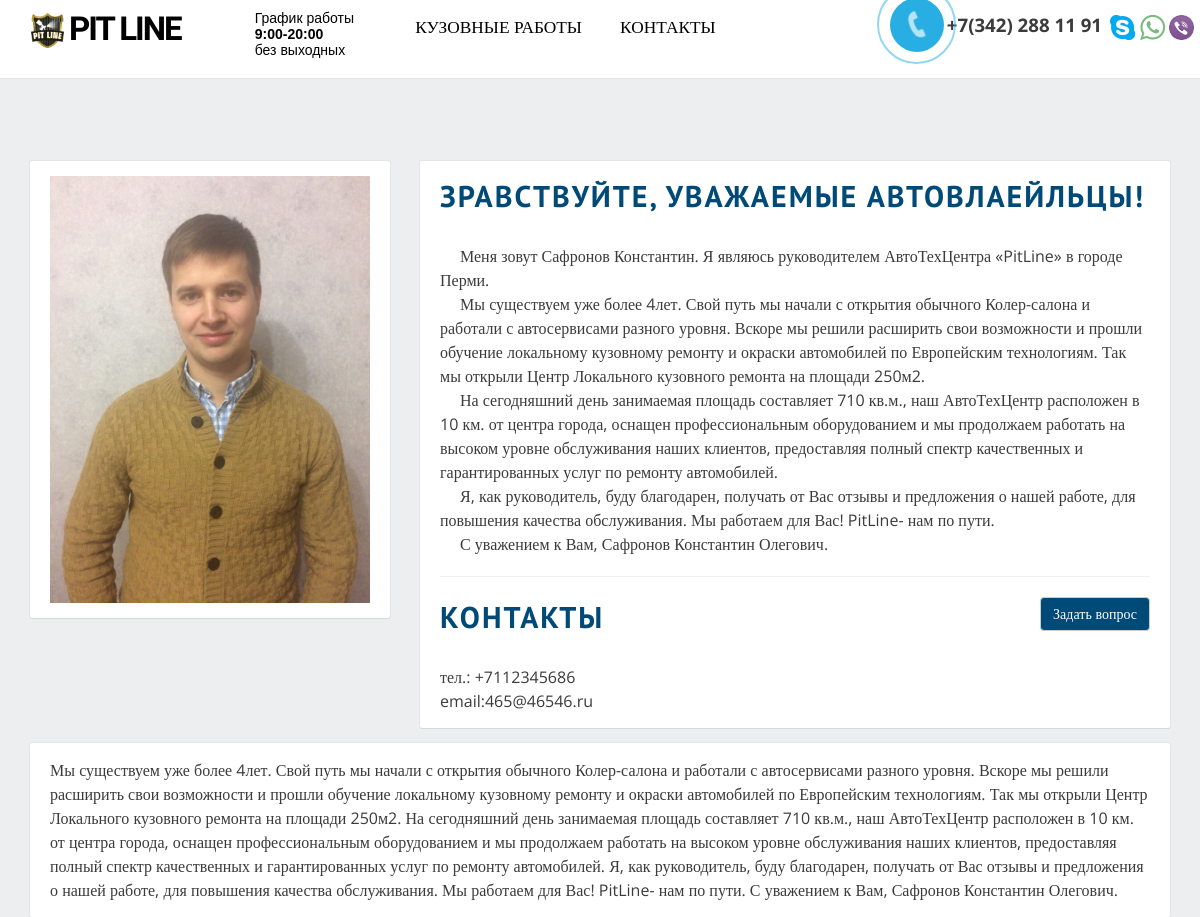
Page /director on the committed database.
### app/models.py (models this page shows, shortened)
class Director(models.Model):
    name = models.CharField(max_length=255,verbose_name=u'Имя')
    text_base = models.TextField(verbose_name=u'Основной текст')
    text_welcome = models.TextField(verbose_name=u'Текст приветствия')
    foto = models.ImageField(blank=True,verbose_name=u'фото')
    contact = models.TextField(verbose_name=u'контакты')
    class Meta:
        verbose_name=u'Директор'
        verbose_name_plural=u'Директор'

### app/views.py (the view)
# urls.py: url(r'^director$', app.views.director, name='director'),
def director(request):
    assert isinstance(request, HttpRequest)
    return render(
        request,
        'app/director.html',
        {
            'title':'Contact',
            'object':Director.objects.get(id=1),
        }
    )

### app/templates/app/director.html (shortened to what this page needs)
{% extends "base.html" %}
{% load staticfiles %}
{% block content %}
<div class="director_main">
    <div class="container">
        <div class="row">
            <div class="col-md-4">
                <div class="page_block">
                <div class="director__img">
                    <img src={{object.foto.url}}>
                </div>
                </div>
            </div>
            <div class="col-md-8">
                <div class="page_block">
                {{object.text_welcome|safe}}
                <hr>
                <div class="row">
                    <div class="col-md-6">
                        <h2 class="director__contact">Контакты</h2>
                    </div>
                    <div class="col-md-6 director__contact__coonect">
                    <a onClick="popup('makeorder','Вопрос директору' ,'')" rel="leanModal" name="makeorder" href="#makeorder">  <button type="button" class="btn btn-default" >Задать вопрос</button></a>
                    </div>
                </div>
                <div class="row">
                    <div class="col-md-12">
                        {{object.contact|linebreaksbr|safe}}
                    </div>
                </div>
            </div>
            </div>
        </div>
        <div class="row">
            <div class="col-md-12">
                <div class="page_block">
                {{object.text_base}}
            </div>
            </div>
        </div>
    </div>
</div>
{%endblock%}

### app/static/app/content/site.css (style rules this page uses)
.director__contact__coonect { float:right; text-align:right; }
.director__contact__coonect button { background-color: #004a77; color:#fff; transition: all 0.4s; }

### app/static/app/content/style.css (style rules this page uses)
* { margin:0; padding:0; }
html, body { margin:0; padding:0; width:100%; -webkit-text-size-adjust:none; }
body { font-size:16px; line-height: 1; color:#3b3b3b; font-family: "Open Sans"; -webkit-background-size: cover; -moz-background-size: cover; -o-background-size: cover; background-size: cover; background-color:#EDEEF0; }
a { text-decoration:none; color:inherit; -webkit-transition: all 0.4s; -moz-transition: all 0.4s; transition: all 0.4s; }
p { margin:0; padding:0; }
h2 { font-size:48px; line-height:48px; color:#004a77; text-align:center; text-transform:uppercase; text-shadow:0px 1px 1px #fff; font-family:'pt_bold'; letter-spacing:2px; margin-bottom:40px; }
.director__img img { width:100% }
.director_main { margin-top:70px; background-color:#EDEEF0; }
.director_main .container { # background-color:#fff; }
.page_block { position: relative; background: #fff; border-radius: 2px; box-shadow: 0 1px 0 0 #d7d8db, 0 0 0 1px #e3e4e8; margin: 15px 0 0; padding: 15px 20px; line-height: 1.5; }
.page_block p { text-indent: 20px; }
.director__contact { font-size:30px; text-align:left; margin-bottom:20px; }

### rows in the picture
Director: foto (picture), text_welcome "ЗРАВСТВУЙТЕ, УВАЖАЕМЫЕ АВТОВЛАЕЙЛЬЦЫ! Меня зовут Сафронов Константин. Я являюсь руководителем АвтоТехЦентра «PitLine» в городе Перми. Мы существуем уже более 4лет. Свой путь мы начали с открытия обычного Колер-салона и работали с автосервисами разного уровня. Вскоре мы решили расширить свои возможности и прошли обучение локальному кузовному ремонту и окраски автомобилей по Европейским технологиям. Так мы открыли Центр Локального кузовного ремонта на площади 250м2. На сегодняшний день занимаемая площадь составляет 710 кв.м., наш АвтоТехЦентр расположен в 10 км. от центра города, оснащен профессиональным оборудованием и мы продолжаем работать на высоком уровне обслуживания наших клиентов,…", contact "тел.: +7112345686 email:465@46546.ru", text_base "Мы существуем уже более 4лет. Свой путь мы начали с открытия обычного Колер-салона и работали с автосервисами разного уровня. Вскоре мы решили расширить свои возможности и прошли обучение локальному кузовному ремонту и окраски автомобилей по Европейским технологиям. Так мы открыли Центр Локального кузовного ремонта на площади 250м2. На сегодняшний день занимаемая площадь составляет 710 кв.м., наш АвтоТехЦентр расположен в 10 км. от центра города, оснащен профессиональным оборудованием и мы продолжаем работать на высоком уровне обслуживания наших клиентов, предоставляя полный спектр качественных и гарантированных услуг по ремонту автомобилей. Я, как руководитель, буду благодарен, получать от…"
